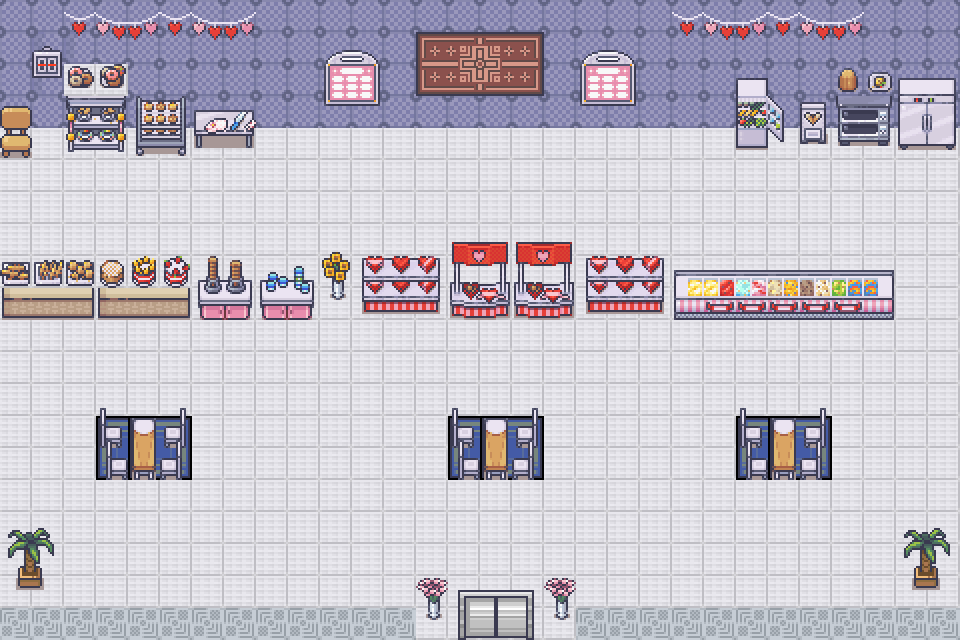

The image is a tile-based game level rendered from a .tmx file. Its description and source (layers, tilesets, objects; grid data summarised) follow:
An orthogonal 30x20 tile map with 32x32 px tiles, 4 tile layers (floor, topobj, Tile Layer 2, heart).

<map version="1.9" tiledversion="1.9.2" orientation="orthogonal" renderorder="right-down" width="30" height="20" tilewidth="32" tileheight="32" infinite="0" nextlayerid="6" nextobjectid="6">
 <tileset firstgid="1" source="medieval.tsx" />
 <layer id="1" name="floor" width="30" height="20">
  <data>[600 cells, 600 non-empty, 5 distinct tile ids]</data>
 </layer>
 <layer id="3" name="topobj" width="30" height="20">
  <data>[600 cells, 109 non-empty, 27 distinct tile ids]</data>
 </layer>
 <layer id="2" name="Tile Layer 2" width="30" height="20">
  <data>[600 cells, 203 non-empty, 88 distinct tile ids]</data>
 </layer>
 <layer id="5" name="heart" width="30" height="20">
  <data>[600 cells, 47 non-empty, 31 distinct tile ids]</data>
 </layer>
</map>